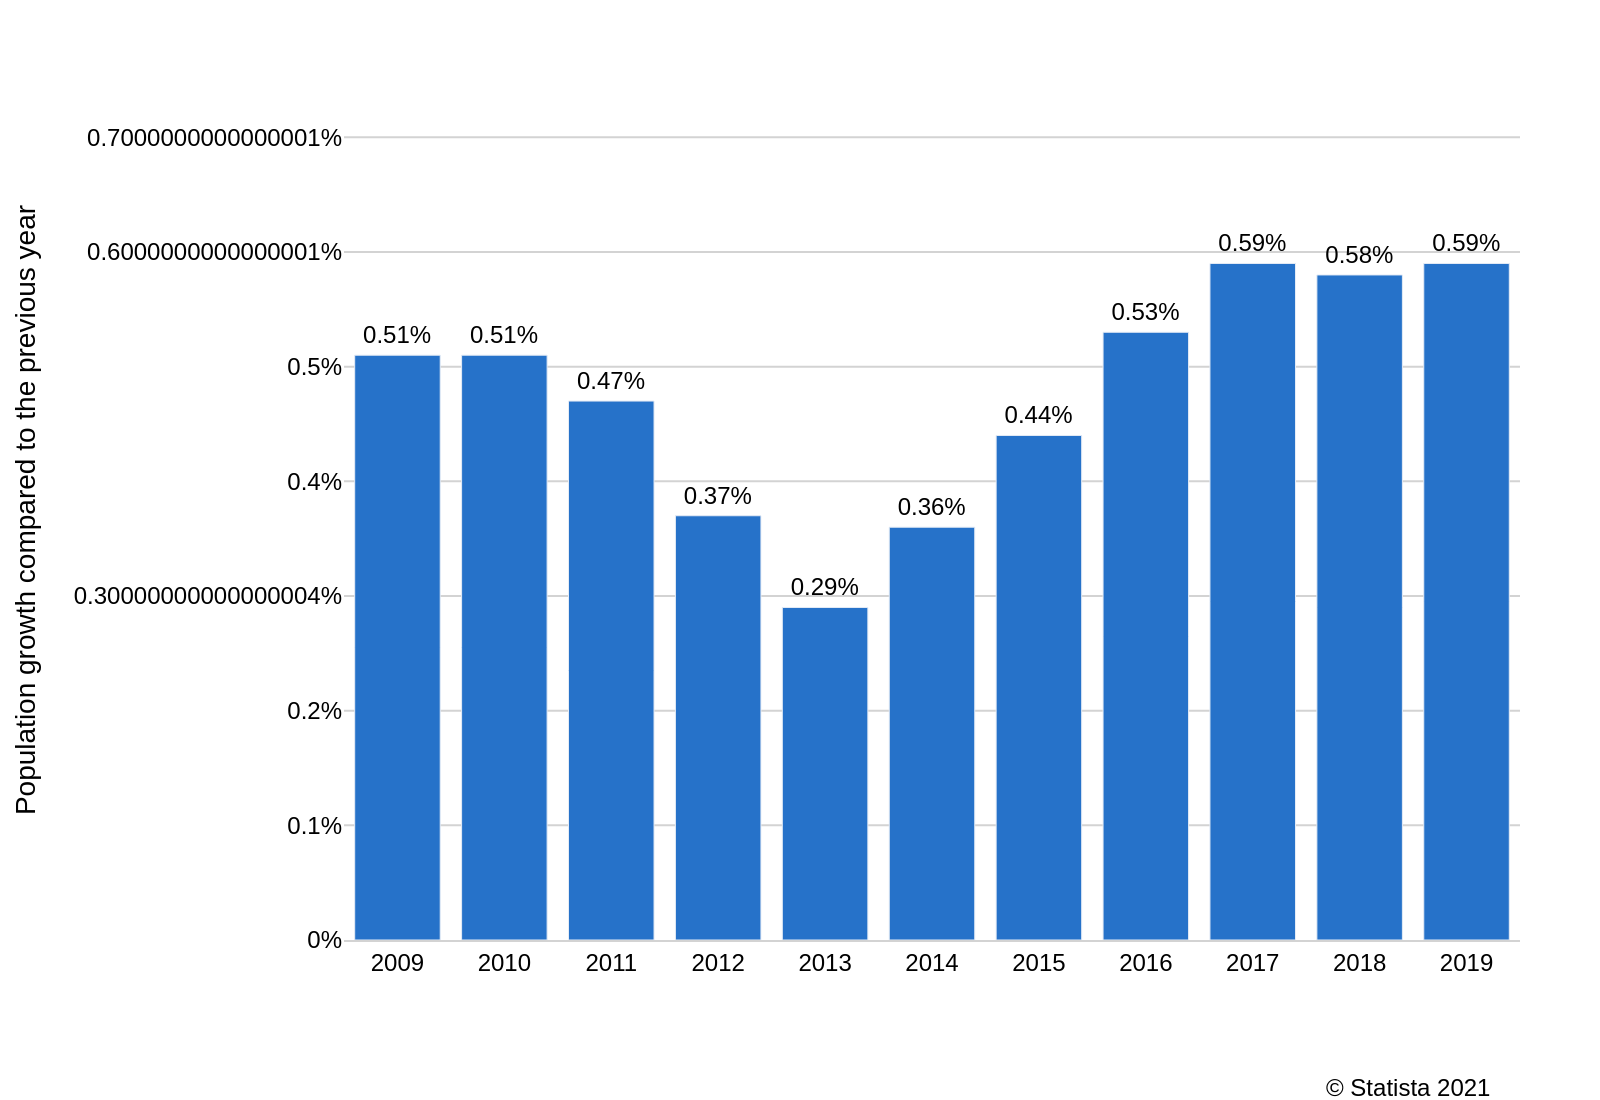

Write the Python code that produced this figure.
import sys
import json
import pathlib
import plotly.graph_objects as go

if len(sys.argv) != 2:
    print("Usage: python recreate_chart.py <path_to_json_file>")
    sys.exit(1)

json_path = sys.argv[1]

try:
    with open(json_path, 'r', encoding='utf-8') as f:
        chart_info = json.load(f)
except FileNotFoundError:
    print(f"Error: JSON file not found at {json_path}")
    sys.exit(1)
except json.JSONDecodeError:
    print(f"Error: Could not decode JSON from {json_path}")
    sys.exit(1)

data = chart_info['chart_data']
texts = chart_info['texts']
colors = chart_info['colors']

x_values = [item['x'] for item in data]
y_values = [item['y'] for item in data]

fig = go.Figure()

fig.add_trace(go.Bar(
    x=x_values,
    y=y_values,
    marker_color=colors[0],
    text=[f'{y}%' for y in y_values],
    textposition='outside',
    cliponaxis=False,
    hoverinfo='none'
))

fig.update_traces(textfont=dict(family='Arial, bold', size=12, color='black'))

fig.update_layout(
    plot_bgcolor='white',
    font=dict(family="Arial", size=12, color='#000000'),
    margin=dict(l=80, r=40, t=40, b=80),
    showlegend=False,
    xaxis=dict(
        title_text=texts['x_axis_title'],
        tickvals=x_values,
        ticktext=[str(x) for x in x_values],
        showgrid=False,
        showline=True,
        linewidth=1,
        linecolor='lightgray',
        zeroline=False
    ),
    yaxis=dict(
        title_text=texts['y_axis_title'],
        range=[0, 0.75],
        tickvals=[i * 0.1 for i in range(8)],
        ticktext=['0%'] + [f'{i * 0.1}%' for i in range(1, 8)],
        gridcolor='lightgray',
        showline=False,
        zeroline=False
    ),
    annotations=[
        dict(
            text=texts['source'],
            showarrow=False,
            xref='paper',
            yref='paper',
            x=0.98,
            y=-0.15,
            xanchor='right',
            yanchor='top',
            align='right',
            font=dict(size=12)
        )
    ]
)

output_base_name = pathlib.Path(json_path).stem
fig.write_image(f"{output_base_name}.png", scale=2, width=800, height=550)
